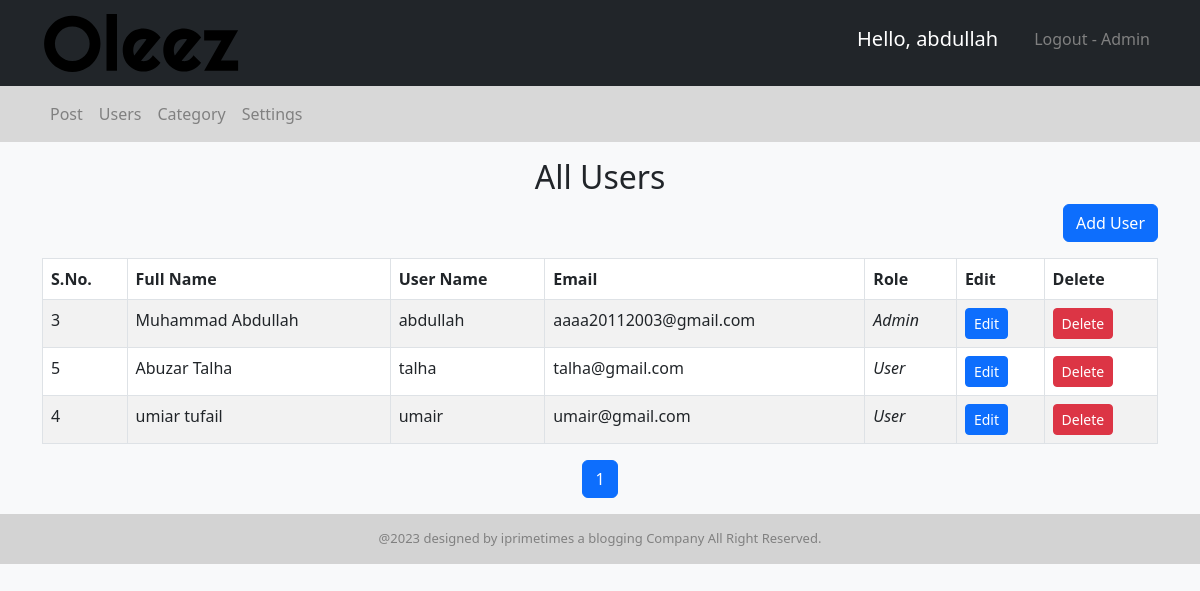
Screenshot of /admin/user.php (signed in) with the database file from the repository.
### tables this page shows
CREATE TABLE `setting` (
  `setting_id` int(11) NOT NULL,
  `websitename` varchar(255) NOT NULL,
  `logo` varchar(255) NOT NULL,
  `footerdesc` text NOT NULL
);

CREATE TABLE `user` (
  `user_id` int(11) NOT NULL,
  `first-name` varchar(255) NOT NULL,
  `last-name` varchar(255) NOT NULL,
  `username` varchar(255) NOT NULL,
  `email` varchar(255) NOT NULL,
  `password` varchar(255) NOT NULL,
  `role` int(11) NOT NULL
);

### admin/user.php (the view, shortened to what this page needs)
<?php
    include "header.php";?>
<body>
  <div class="container mt-3">
    <h2 class="text-center mb-2">All Users</h2>
    <div class="d-grid gap-2 d-md-flex justify-content-md-end mb-3">
      <a href="add-user.php"><button class="btn btn-primary">Add User</button></a>
    </div>
    <?php
    include "config.php";
    $limit = 5;
    if(isset($_GET['page'])){
        $page = $_GET['page'];
    }else{
        $page = 1;
    }
    $offset = ($page - 1) * $limit;
    $sql = "SELECT * FROM user ORDER BY role DESC, user_id DESC LIMIT $offset,$limit";
    $result = mysqli_query($conn, $sql) or die("Query failed");
    if(mysqli_num_rows($result)){
    ?>
    <table class="table table-bordered table-striped">
      <thead>
        <tr>
          <th>S.No.</th>
          <th>Full Name</th>
          <th>User Name</th>
          <th>Email</th>
          <th>Role</th>
          <th>Edit</th>
          <th>Delete</th>
        </tr>
      </thead>
      <tbody>
        <?php
            while ($row = mysqli_fetch_assoc($result)){
        ?>
        <tr>
          <td><?php echo $row['user_id'] ?></td>
          <td><?php echo $row['first-name']. " " . $row['last-name'] ?></td>
          <td><?php echo $row['username'] ?></td>
          <td><?php echo $row['email'] ?></td>
          <td><?php
            if($row['role'] == 1){
                echo "<i>Admin</i>";
            }else{
                echo "<i>User</i>";
            }
          ?></td>
          <td><a href="update-user.php?id=<?php echo $row['user_id']; ?>"><button name="edit" class="btn btn-sm btn-primary">Edit</button></a></td>
          <td><a href="delete-user.php?id=<?php echo $row['user_id']; ?>"><button name="delete" class="btn btn-sm btn-danger">Delete</button></a></td>
        </tr>
        <?php  } ?>
      </tbody>
    </table>
    <?php
    }
        $sql = "SELECT * FROM user";
        $result = mysqli_query($conn, $sql) or die("Query Failed!");
        $total_records = mysqli_num_rows($result);
        $limit = 5  ;
        $total_page = ceil($total_records/$limit);
        echo '<ul class="pagination justify-content-center">';
        for($i=1; $i<=$total_page; $i++){
            if($i==$page){
                $active = "active";
            }else{
                $active = "";
            }
            echo '<li class="page-item '.$active.'"><a class="page-link" href="user.php?page='.$i.'">'.$i.'</a></li>';
        }
        echo '</ul>';
    ?>
  </div>
<?php include "footer.php"; ?>

### admin/header.php (shortened to what this page needs)
<!DOCTYPE html>
<html lang="en">
<head>
  <link rel="stylesheet" href="https://cdnjs.cloudflare.com/ajax/libs/twitter-bootstrap/5.3.0/css/bootstrap.min.css">
</head>
<body>
  <header>
    <nav class="navbar navbar-expand-lg navbar-light bg-dark">
      <div class="container">
      <?php
        include "config.php";
        $logo_sql = "SELECT logo FROM setting";
        $logo_result = mysqli_query($conn, $logo_sql);
        $logo_row = mysqli_fetch_assoc($logo_result);
      ?>
        <a class="navbar-brand" href="#">
          <img src="images\<?php echo $logo_row['logo']; ?>" alt="Logo" height="60">
        </a>
        <div class="collapse navbar-collapse" id="navbarNav">
          <ul class="navbar-nav navoo ms-auto">
            <li class="nav-item">
              <h5 style="margin-right: 20px;">
              <a style="cursor:not-allowed; color: #fff;" onmouseover="this.style.color='gold';" onmouseout="this.style.color='#fff';" class="nav-link">Hello, <?php echo $_SESSION['username'] ?></a>
            </h5>
            </li>
            <li class="nav-item">
              <a style="color: grey;" onmouseover="this.style.color='red';" onmouseout="this.style.color='grey';" class="nav-link" href="logout.php">Logout
              <?php
              if($_SESSION['role'] == '1'){
                 echo '- Admin';
                 }else{
                    echo "";
              } ?></a>
            </li>
          </ul>
        </div>
      </div>
    </nav>
    <nav class="navbar navbar-expand-lg navbar-dark">
      <div class="container">
        <div class="collapse navbar-collapse" id="navbarNavLower">
          <ul class="navbar-nav navee">
            <li class="nav-item">
              <a class="nav-link" href="post.php">Post</a>
            </li>
            <?php
              if($_SESSION['role'] == '1'){
            ?>
            <li class="nav-item">
              <a class="nav-link" href="user.php">Users</a>
            </li>
            <li class="nav-item">
              <a class="nav-link" href="category.php">Category</a>
            </li>
            <li class="nav-item">
              <a class="nav-link" href="setting.php">Settings</a>
            </li>
            <?php
              }
            ?>
          </ul>
        </div>
      </div>
    </nav>
  </header>

### admin/footer.php
<div id ="footer">
    <div class="container">
        <div class="row">
            <div class="col-md-12">
                <?php
                    include "config.php";
                    $sql = "SELECT footerdesc FROM setting";
                    $result = mysqli_query($conn, $sql);
                    $row = mysqli_fetch_assoc($result);
                ?>
                <div id="content">
                    <?php echo $row['footerdesc']; ?>
                </div>
            </div>
        </div>
    </div>
</div>
</body>
</html>

### admin/header.php (style rules this page uses)
.navbar { background-color: #D8D8D8;; }
.navbar-brand { font-size: 1.5rem; font-weight: bold; color: #fff; }
.navoo .nav-link { color: #fff; }
.navee .nav-link { color: grey; }
#footer { color: grey; padding:15px 0; text-align:center; background-color: lightgrey; bottom: 0; }
#footer #content { font-size: 13px; }
body { background-color: #f8f9fa; }

### rows the page displays
setting: logo (picture), footerdesc "@2023 designed by iprimetimes a blogging Company All Right Reserved."
user: user_id "3", value "Muhammad", value "Abdullah", username "abdullah", email "aaaa20112003@gmail.com", role "Admin"
user: user_id "5", value "Abuzar", value "Talha", username "talha", email "talha@gmail.com", role "User"
user: user_id "4", value "umiar", value "tufail", username "umair", email "umair@gmail.com", role "User"

### other values shown
$_SESSION['username'] "abdullah"
